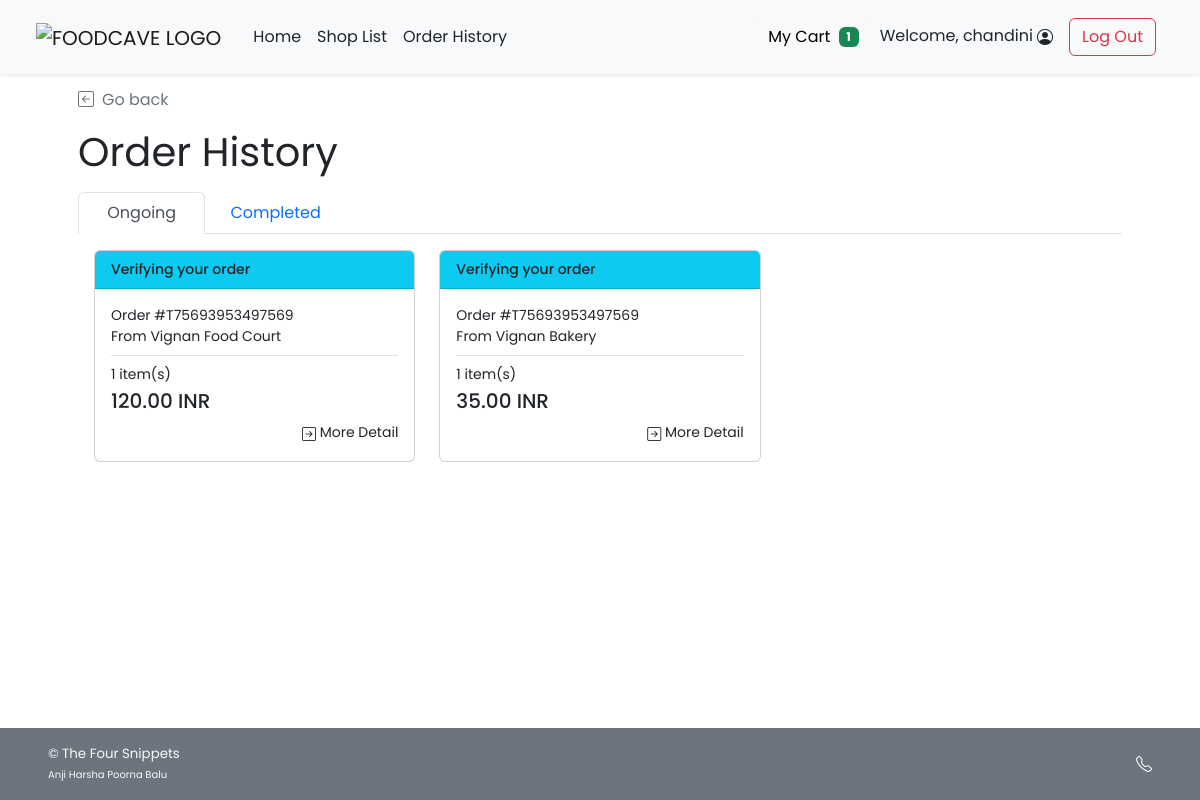
/cust_order_history.php (signed in), run on the app's committed database.
### tables this page shows
CREATE TABLE `order_header` (
  `orh_id` int(11) NOT NULL,
  `c_id` int(11) NOT NULL,
  `s_id` int(11) NOT NULL,
  `p_id` int(11) NOT NULL,
  `orh_ordertime` timestamp NOT NULL DEFAULT current_timestamp(),
  `orh_orderstatus` varchar(45) NOT NULL,
  `orh_finishedtime` datetime DEFAULT NULL,
  `t_id` varchar(45) NOT NULL
);

CREATE TABLE `shop` (
  `s_username` varchar(45) NOT NULL,
  `s_pwd` varchar(45) NOT NULL,
  `s_name` varchar(100) NOT NULL,
  `s_location` varchar(100) NOT NULL,
  `s_email` varchar(100) NOT NULL,
  `s_phoneno` varchar(45) NOT NULL,
  `s_pic` text DEFAULT NULL,
  `s_id` int(11) NOT NULL
);

### cust_order_history.php (the view, shortened to what this page needs)
<!DOCTYPE html>
<html lang="en">
<head>
    <?php
    include("conn_db.php");
    include('head.php');
    ?>
    <link href="css/main.css" rel="stylesheet">
    <link href="css/menu.css" rel="stylesheet">
</head>
<body class="d-flex flex-column h-100">
    <?php include('nav_header.php')?>
    <div class="container px-5 py-4" id="shop-body">
        <a class="nav nav-item text-decoration-none text-muted mb-3" href="#" onclick="history.back();">
            <i class="bi bi-arrow-left-square me-2"></i>Go back
        </a>
        <div class="mb-3 text-wrap" id="shop-header">
            <h2 class="display-6 strong fw-normal">Order History</h2>
        </div>
        <nav>
            <div class="nav nav-tabs" id="nav-tab" role="tablist">
                <button class="nav-link active px-4" id="ongoing-tab" data-bs-toggle="tab" data-bs-target="#nav-ongoing"
                    type="button" role="tab" aria-controls="nav-ongoing"
                    aria-selected="true">&nbsp;Ongoing&nbsp;</button>
                <button class="nav-link px-4" id="completed-tab" data-bs-toggle="tab" data-bs-target="#nav-completed"
                    type="button" role="tab" aria-controls="nav-completed" aria-selected="false">Completed</button>
            </div>
        </nav>
        <div class="tab-content" id="nav-tabContent">
            <div class="tab-pane fade show active p-3" id="nav-ongoing" role="tabpanel" aria-labelledby="ongoing-tab">
                <?php
                $ongoing_query = "SELECT * FROM order_header WHERE c_id = {$_SESSION['cid']} AND orh_orderstatus <> 'FNSH';";
                $ongoing_result = $mysqli -> query($ongoing_query);
                $ongoing_num = $ongoing_result -> num_rows;
                if($ongoing_num>0){
            ?>
                <div class="row row-cols-1 row-cols-md-3">
                    <?php while($og_row = $ongoing_result -> fetch_array()){ ?>
                    <div class="col">
                        <a href="cust_order_detail.php?orh_id=<?php echo $og_row["orh_id"]?>"
                            class="text-dark text-decoration-none">
                            <div class="card mb-3">
                                <?php if($og_row["orh_orderstatus"]=="VRFY"){ ?>
                                <div class="card-header bg-info text-dark justify-content-between">
                                  <small class="me-auto d-flex" style="font-weight: 500;">Verifying your order</small>
                                </div>
                                <?php  } else if($og_row["orh_orderstatus"]=="ACPT"){ ?>
                                <div class="card-header bg-secondary text-dark justify-content-between">
                                    <small class="me-auto d-flex" style="font-weight: 500;">Accepted your order</small>
                                </div>
                                <?php }else if($og_row["orh_orderstatus"]=="PREP"){?>
                                <div class="card-header bg-warning justify-content-between">
                                    <small class="me-auto d-flex" style="font-weight: 500;">Preparing your order</small>
                                </div>
                                <?php }else if($og_row["orh_orderstatus"]=="RDPK"){?>
                                <div class="card-header bg-primary text-white justify-content-between">
                                    <small class="me-auto d-flex" style="font-weight: 500;">Your order is ready for
                                        pick-up</small>
                                </div>
                                <?php }else if($og_row["orh_orderstatus"]=="CNCL"){?>
                                <div class="card-header bg-danger text-white justify-content-between">
                                    <small class="me-auto d-flex" style="font-weight: 500;">Order Cancelled</small>
                                </div>
                                <?php }else{?>
                                <div class="card-header bg-success text-white justify-content-between">
                                    <small class="me-auto d-flex" style="font-weight: 500;">Order Finished</small>
                                </div><?php } ?>
                                <div class="card-body">
                                    <div class="card-text row row-cols-1 small">
                                        <div class="col">Order #<?php echo $og_row["t_id"];?></div>
                                        <div class="col mb-2">From
                                            <?php
                                            $shop_query = "SELECT s_name FROM shop WHERE s_id = {$og_row['s_id']};";
                                            $shop_arr = $mysqli -> query($shop_query) -> fetch_array();
                                            echo $shop_arr["s_name"];
                                        ?>
                                        </div>
                                        <?php
                                        $ord_query = "SELECT COUNT(*) AS cnt,SUM(ord_amount*ord_buyprice) AS gt FROM order_detail
                                        WHERE orh_id = {$og_row['orh_id']}";
                                        $ord_arr = $mysqli -> query($ord_query) -> fetch_array();
                                    ?>
                                        <div class="col pt-2 border-top"><?php echo $ord_arr["cnt"]?> item(s)</div>
                                        <div class="col mt-1 mb-2"><strong class="h5"><?php echo $ord_arr["gt"]?>
                                                INR</strong></div>
                                        <div class="col text-end">
                                            <a href="cust_order_detail.php?orh_id=<?php echo $og_row["orh_id"]?>"
                                                class="text-dark text-decoration-none">
                                                <i class="bi bi-arrow-right-square"></i> More Detail
                                            </a>
                                        </div>
                                    </div>
                                </div>
                            </div>
                        </a>
                    </div>
                    <?php } ?>
                </div>
                <?php } ?>
            </div>
        </div>
    </div>
    <footer
        class="footer d-flex flex-wrap justify-content-between align-items-center px-5 py-3 mt-auto bg-secondary text-light">
        <span class="smaller-font">&copy; The Four Snippets <br /><span class="xsmall-font">Anji Harsha Poorna Balu</span></span>
        <ul class="nav justify-content-end list-unstyled d-flex">
            <li class="ms-3">
                <a class="text-light" target="_blank" href="https://mail.google.com/mail/u/0/?tab=rm&ogbl#inbox">
                    <i class="bi bi-telephone"></i>
                </a>
            </li>
        </ul>
    </footer>
</body>
</html>

### head.php (shortened to what this page needs)
<link href="https://cdn.jsdelivr.net/npm/bootstrap@5.2.1/dist/css/bootstrap.min.css" rel="stylesheet">
<link rel="stylesheet" href="../img/Color logo - no background.png">
<link rel="stylesheet" href="https://cdn.jsdelivr.net/npm/bootstrap-icons@1.9.1/font/bootstrap-icons.css">

### nav_header.php (shortened to what this page needs)
<header class="navbar navbar-expand-md navbar-light bg-light fixed-top shadow-sm mb-auto">
  <div class="container-fluid mx-4">
    <a class="navbar-brand" href="index.php">
        <img src="img/Color logo - no background.png" alt="FOODCAVE LOGO" width="125" class="me-2">
    </a>
    <div class="collapse navbar-collapse" id="navbarCollapse">
      <ul class="navbar-nav me-auto mb-2 mb-md-0">
        <li class="nav-item">
          <a class="nav-link px-2 text-dark" aria-current="page" href="index.php">Home</a>
        </li>
        <li class="nav-item">
          <a class="nav-link px-2 text-dark" href="shop_list.php">Shop List</a>
        </li>
        <?php if(isset($_SESSION['cid'])){ ?>
            <li class="nav-item">
                <a href="cust_order_history.php" class="nav-link px-2 text-dark">Order History</a>
            </li>
        <?php } ?>
      </ul>
      <div class="d-flex">
        <?php if(!isset($_SESSION['cid'])){ ?>
            <a href="cust_regist.php" class="btn btn-outline-secondary me-2">Sign Up</a>
            <a href="cust_login.php" class="btn btn-success">Log In</a>
        <?php }else{ ?>
            <ul class="navbar nav me-auto mb-2 mb-md-0">
                <li class="nav-item">
                    <a href="cust_cart.php" class="btn btn-light" type="button">My Cart
                        <?php
                        $incart_query="SELECT SUM(ct_amount) AS incart_amt FROM cart WHERE c_id={$_SESSION['cid']}";
                        $incart_result = $mysqli -> query($incart_query) -> fetch_array();
                        $incart_amt = $incart_result["incart_amt"];
                        if($incart_amt>0){ ?>
                        <span class="ms-1 badge bg-success">
                            <?php echo $incart_amt;?>
                        </span>
                        <?php }else{ ?>
                            <span class="ms-1 badge bg-secondary">0</span>
                        <?php } ?>
                    </a>
                </li>
                <li class="nav-item">
                    <a href="cust_profile.php" class="nav-link px-2 text-dark">
                        Welcome, <?=$_SESSION['firstname']?>
                        <i class="bi bi-person-circle"></i>
                    </a>
                </li>
                <li class="nav-item">
                    <a href="logout.php" class="mx-2 mt-1 mt-md-0 btn btn-outline-danger">Log Out</a>
                </li>
            </ul>
        <?php } ?>
      </div>
    </div>
  </div>
</header>

### Css/main.css (style rules this page uses)
html { height: 100%; }
body { height: 100%; padding-top: 4rem; margin-bottom: -50px; font-family: 'Poppins', 'Noto Sans Thai', sans-serif; }
a { cursor: pointer; }
.bi { vertical-align: -.125em; fill: currentColor; }
.smaller-font { font-size: smaller; }
.xsmall-font { font-size: x-small; }

### Css/menu.css (style rules this page uses)
html, body { height: 100%; }

### data on the page
order_header: orh_orderstatus "Verifying your order", t "T75693953497569", s.s_name "Vignan Food Court", cnt "1", gt "120.00"
order_header: orh_orderstatus "Verifying your order", t "T75693953497569", s.s_name "Vignan Bakery", cnt "1", gt "35.00"

### other printed values
$incart_amt "1"
$_SESSION['firstname'] "chandini"
